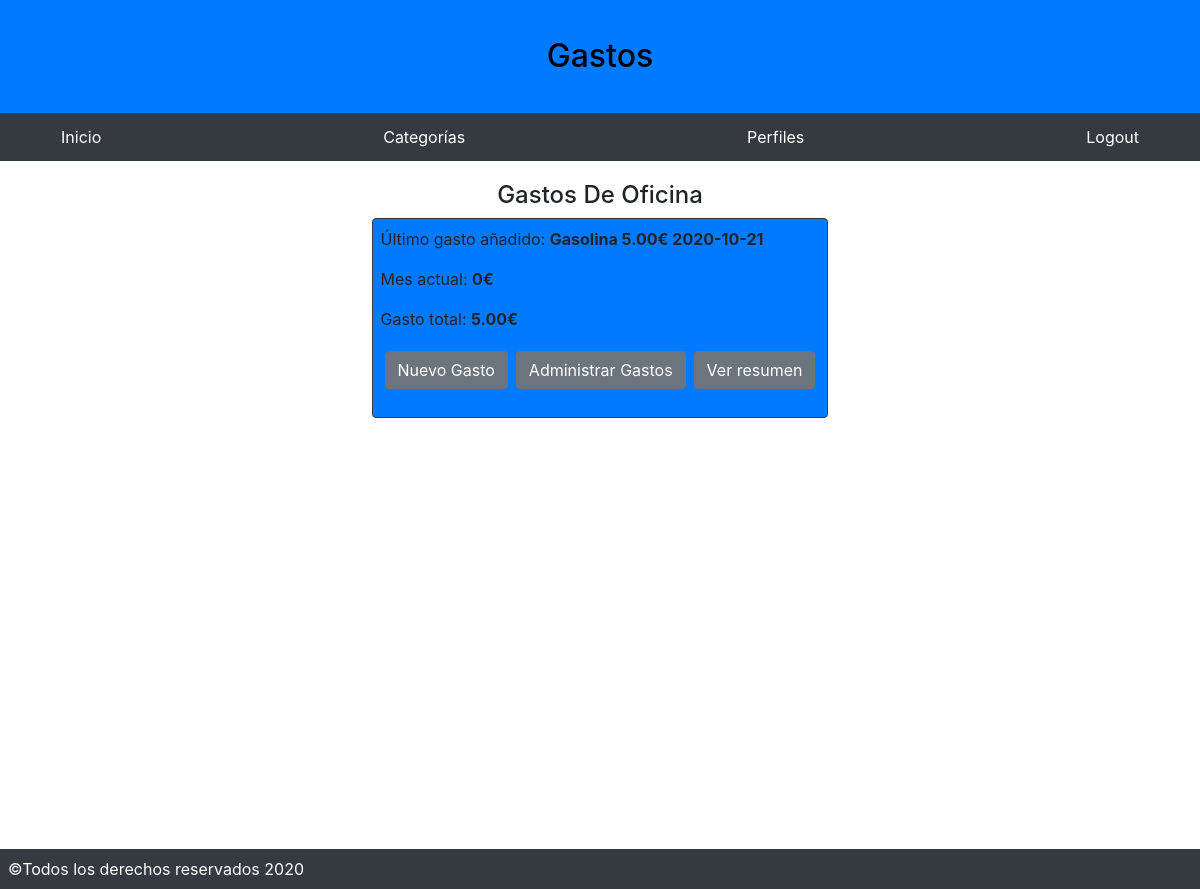
The page / (signed in) on the database as committed earlier.
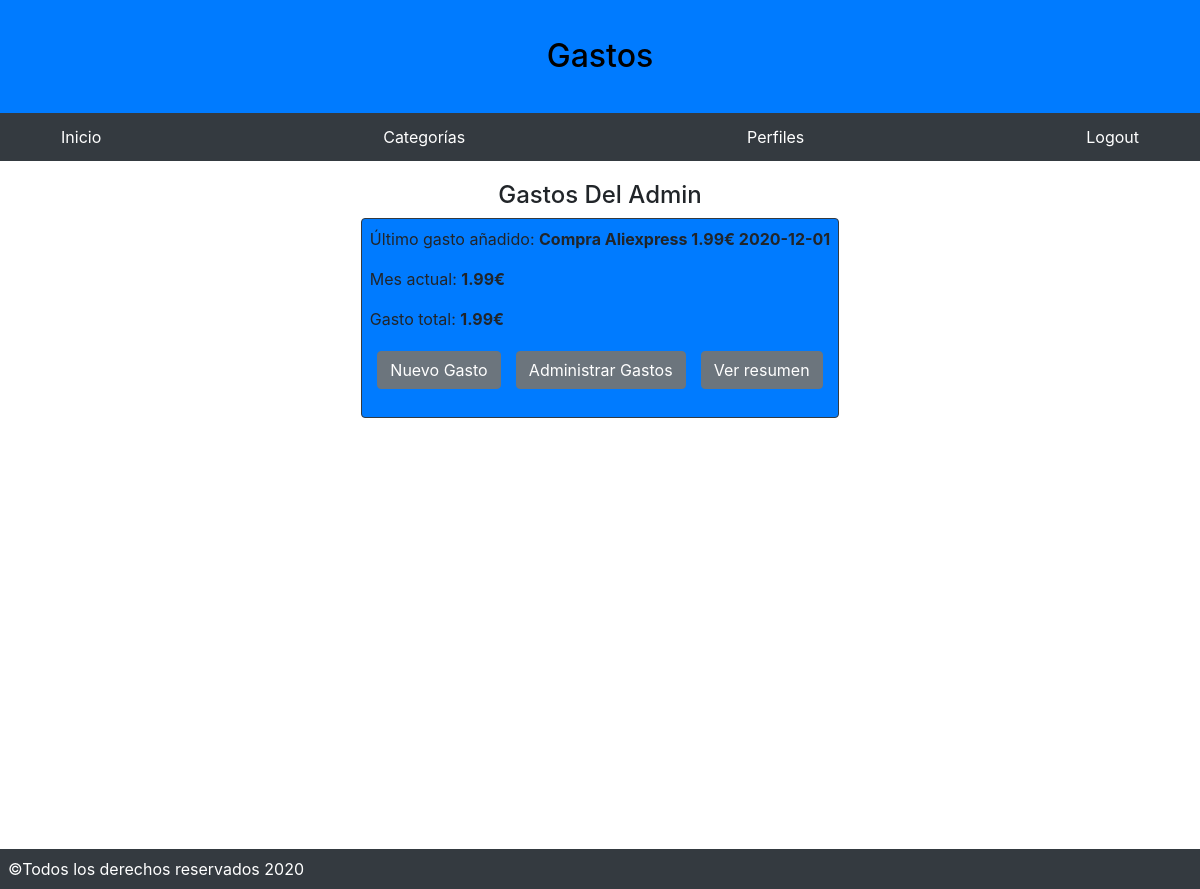
The same page on the database as committed later.
### mainGastos/models.py (models this page shows, shortened)
class Gastos(models.Model):
    fk_id_categoria = models.ForeignKey(Categorias,on_delete=models.CASCADE,null = True)
    fk_id_perfil = models.ForeignKey(Perfiles,on_delete=models.CASCADE, null = True)
    descripción = models.CharField(max_length=200,null=True,blank=True)
    precio = models.DecimalField(max_digits=8, decimal_places=2)
    fecha = models.DateField()

class Perfiles(models.Model):
    usuario = models.ForeignKey(
        settings.AUTH_USER_MODEL,
        on_delete=models.CASCADE,
    )
    nombre = models.CharField(max_length=150)
    fecha_de_creacion = models.DateField(auto_now_add=True)

class Categorias(models.Model):
    usuario = models.ForeignKey(
        settings.AUTH_USER_MODEL,
        on_delete=models.CASCADE,
    )
    nombre = models.CharField(max_length=150)
    def __str__(self):
        return self.nombre

### mainGastos/views.py (the view)
# urls.py: path('',index,name="index"),
def index(request):
    p = obtenerPerfiles(request.user)
    perfiles = None
    if p != None:
        perfiles = formatear_informacion_del_perfil(p)
    return render(request, 'mainGastos/index.html',{'perfiles':perfiles})

### mainGastos/functions.py (called while the page is built)
def obtenerPerfiles(user):
    if user.id == None:
        return None
    if Perfiles.objects.filter(usuario = user):
        return Perfiles.objects.filter(usuario = user)
    return None

def formatear_informacion_del_perfil(perfiles):
    diccionario_perfiles = {}
    for perfil in perfiles:
        g = obtener_gasto_total_y_mensual(perfil)
        gasto_mensual = g[0]
        total_gastos = g[1]
        p_id = perfil.id
        p_nombre = perfil.nombre
        try:
            ultimo_gasto = Gastos.objects.filter(fk_id_perfil=perfil).last()
            cat = str(ultimo_gasto.fk_id_categoria)
            precio = str(ultimo_gasto.precio)
            fecha = str(ultimo_gasto.fecha)
        except:
            cat = ""
            precio = ""
            fecha = ""
        entrada_diccionario_perfil = {"id":p_id,"fecha_de_creacion":str(perfil.fecha_de_creacion),"categoria":cat,"precio":precio,"fecha":fecha,"gasto_mensual":gasto_mensual,"total_gastos":total_gastos}
        diccionario_perfiles[p_nombre] = entrada_diccionario_perfil
    return diccionario_perfiles

def obtener_gasto_total_y_mensual(perfil):
    mesActual = obtenerMes()
    agnoActual = obtenerAgno()
    gastos = Gastos.objects.filter(fk_id_perfil=perfil)
    gasto_total = 0
    gasto_mensual = 0
    for gasto in gastos:
        gasto_total += gasto.precio
        g_mes = gasto.fecha.strftime("%m")
        g_agno = gasto.fecha.strftime("%Y")
        if g_mes == mesActual and g_agno == agnoActual:
            gasto_mensual += gasto.precio
    return [str(gasto_mensual),str(gasto_total)]

def obtenerMes():
    return datetime.today().strftime("%m")

def obtenerAgno():
    return datetime.today().strftime("%Y")

### templates/mainGastos/index.html
{% extends '../base.html' %}
{% block content %}
    <div class="row">
        <div class="col">
            {% if user.is_authenticated %}
                {% if perfiles %}
                    {% for nombrePerfil, contenido in perfiles.items %}
                        <div class="perfil my-2  py-1">
                            <h4 class="text-center">{{nombrePerfil}}</h4>
                            <div class="text-center">
                                <div class="p_caja d-inline-block text-left bg-primary p-2 border border-dark rounded">
                                    {% if not contenido.precio %}
                                    <p>Aún no se han añadido gastos</p>
                                    {% else %}
                                    <p>Último gasto añadido: <b>{{contenido.categoria}} {{contenido.precio}}€ {{ contenido.fecha}}</b></p>
                                    {%endif%}
                                    <p>Mes actual: <b>{{contenido.gasto_mensual}}€</b> </p>
                                    <p>Gasto total: <b>{{contenido.total_gastos}}€</b></p>
                                    <p class="d-flex justify-content-around">
                                        <a class="btn btn-secondary m-1" href='/control/l/{{contenido.id}}/gastos/nuevo'>Nuevo Gasto</a>
                                        <a class="btn btn-secondary m-1" href='/control/l/{{contenido.id}}/gastos/'>Administrar Gastos</a>
                                        <a class="btn btn-secondary m-1" href='{% url "index" %}'>Ver resumen</a>
                                    </p>
                                </div>
                            </div>
                        </div>
                    {% endfor %}
                {% else %}
                    <p>No hay perfiles creados aún. Puedes crear uno <a href='{% url "perfil_new" %}'>aquí</a></p>
                {% endif %}
            {% else %}
                <h2>Bienvenido a la aplicación Gastos</h2>
                <p>No estás logueado, puedes loguearte pulsando <a href='{% url "login" %}'>aquí</a></p>
            {% endif %}
        </div>
    </div>
{% endblock %}

### templates/base.html (shortened to what this page needs)
{% load static %}
<!DOCTYPE html>
<html lang="es">
<head>
    <link href="{% static 'bootstrap.css' %}" rel="stylesheet">
    <link href="{% static 'normalize.css' %}" rel="stylesheet">
    <link href="{% static 'estilos.css' %}" rel="stylesheet">
</head>
<body>
    <header class="bg-primary py-3">
        <div class="container ">
            <div class="row align-items-center ">
                <div class="col-12 text-center">
                    <h1><a id="titulo" href="{% url 'index' %}">Gastos</a></h1>
                </div>
            </div>
        </div>
    </header>
    <nav class="bg-dark py-1 mb-2">
        <div class="container ">
            <div class="row">
                <div class="col col-12 ">
                    <ul id="navegacion" class="nav justify-content-between">
                        <li class="nav-item">
                            <a href="{% url 'index' %}" class="nav-link text-white">Inicio</a>
                        </li>
                        {% if user.is_authenticated %}
                        <li class="nav-item">
                            <a href="{% url 'listar_categoria' %}" class="nav-link text-white">Categorías</a>
                        </li>
                        <li class="nav-item">
                            <a href="{% url 'listar_perfil' %}" class="nav-link text-white">Perfiles</a>
                        </li>
                        <li class="nav-item">
                            <a href="{% url 'logout' %}" class="nav-link text-white">Logout</a>
                        </li>
                        {% else %}
                        <li class="nav-item">
                            <a href="{% url 'login' %}" class="nav-link text-white">Login</a>
                        </li>
                        {% endif %}
                    </ul>
                </div>
            </div>
        </div>
    </nav>
    <div class="container pb-3" style="min-height: 85vh;">
        {% block content %}
        {% endblock %}
    </div>
    <footer class="bg-dark py-2">
        <p class="text-white mb-0 ml-2">©Todos los derechos reservados 2020</p>
    </footer>
</body>
</html>

### mainGastos/static/estilos.css (style rules this page uses)
#titulo { color:black; text-decoration: none; }

Rows that differ between the two databases and show on the page:
removed Gastos: nombre "Gastos De Oficina", categoria "Gasolina", precio "5.00", fecha "2020-10-21", gasto_mensual "0", total_gastos "5.00"
added Gastos: nombre "Gastos Del Admin", categoria "Compra Aliexpress", precio "1.99", fecha "2020-12-01", gasto_mensual "1.99", total_gastos "1.99"
